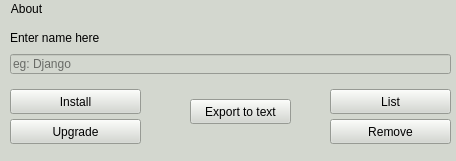
<?xml version="1.0" encoding="UTF-8"?>
<ui version="4.0">
 <class>MainWindow</class>
 <widget class="QMainWindow" name="MainWindow">
  <property name="geometry">
   <rect>
    <x>0</x>
    <y>0</y>
    <width>456</width>
    <height>161</height>
   </rect>
  </property>
  <property name="windowTitle">
   <string>Monark</string>
  </property>
  <property name="styleSheet">
   <string notr="true">background-color: rgb(211, 215, 207);</string>
  </property>
  <widget class="QWidget" name="centralwidget">
   <widget class="QLineEdit" name="lineEdit">
    <property name="geometry">
     <rect>
      <x>10</x>
      <y>35</y>
      <width>441</width>
      <height>20</height>
     </rect>
    </property>
    <property name="placeholderText">
     <string>eg: Django</string>
    </property>
   </widget>
   <widget class="QLabel" name="label">
    <property name="geometry">
     <rect>
      <x>10</x>
      <y>10</y>
      <width>121</width>
      <height>17</height>
     </rect>
    </property>
    <property name="text">
     <string>Enter name here</string>
    </property>
   </widget>
   <widget class="QPushButton" name="pushButton">
    <property name="geometry">
     <rect>
      <x>10</x>
      <y>70</y>
      <width>131</width>
      <height>25</height>
     </rect>
    </property>
    <property name="text">
     <string>Install</string>
    </property>
   </widget>
   <widget class="QPushButton" name="pushButton_2">
    <property name="geometry">
     <rect>
      <x>10</x>
      <y>100</y>
      <width>131</width>
      <height>25</height>
     </rect>
    </property>
    <property name="text">
     <string>Upgrade</string>
    </property>
   </widget>
   <widget class="QPushButton" name="pushButton_3">
    <property name="geometry">
     <rect>
      <x>330</x>
      <y>100</y>
      <width>121</width>
      <height>25</height>
     </rect>
    </property>
    <property name="text">
     <string>Remove</string>
    </property>
   </widget>
   <widget class="QPushButton" name="pushButton_4">
    <property name="geometry">
     <rect>
      <x>330</x>
      <y>70</y>
      <width>121</width>
      <height>25</height>
     </rect>
    </property>
    <property name="text">
     <string>List</string>
    </property>
   </widget>
   <widget class="QPushButton" name="pushButton_5">
    <property name="geometry">
     <rect>
      <x>190</x>
      <y>80</y>
      <width>101</width>
      <height>25</height>
     </rect>
    </property>
    <property name="text">
     <string>Export to text</string>
    </property>
   </widget>
  </widget>
  <widget class="QMenuBar" name="menubar">
   <property name="geometry">
    <rect>
     <x>0</x>
     <y>0</y>
     <width>456</width>
     <height>22</height>
    </rect>
   </property>
   <widget class="QMenu" name="menuHELP">
    <property name="title">
     <string>About</string>
    </property>
   </widget>
   <addaction name="menuHELP"/>
  </widget>
 </widget>
 <resources/>
 <connections/>
</ui>
